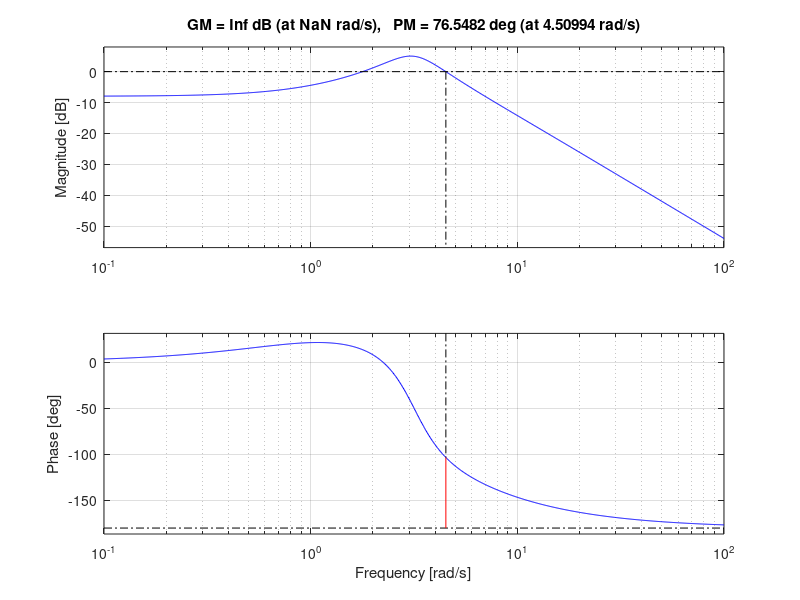

Write MATLAB code to recreate this figure.
% Draaw the bode plot of the open loop tf and find it's gain cross over frequency %
% g(s)h(s) = 20(s+1)/s(s+5)(s2+2s+10) %

num=conv([20],[1 1]);
den=conv(conv([1],[1 5]),[1 2 10]);
sys=tf(num,den);
[gm,pm,wcp,wcg]=margin(sys);
gmdb=20*log10(gm);
[gmdb pm wcp wcg]
margin(sys);
